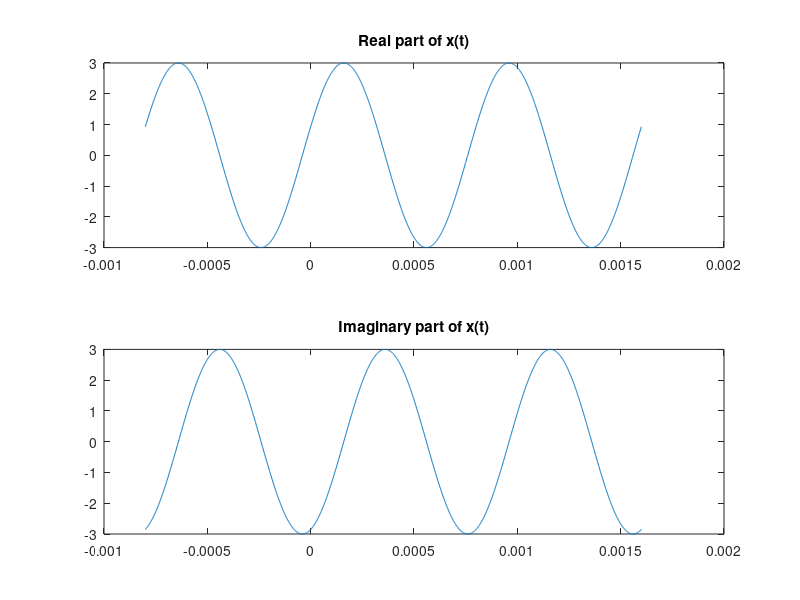

Here is the MATLAB script that generated this plot:
clear; clc;
%%%%%% 3.1 Representation of Sinusoids with Complex Exponentials %%%%%%

% Specify the parameters of the signal
A = 3;
phase = -0.4*pi;
f0 = 1250;
w0 = 2*pi*f0;

% Specify the discrete points the signal will be sampled at
T0 = 1/f0;
t = linspace(-T0,2*T0,2000);

% Create the signal
x = A*exp(j*(w0*t + phase));

subplot(2,1,1)
plot(t,real(x));
title('Real part of x(t)')

subplot(2,1,2)
plot(t,imag(x));
title('Imaginary part of x(t)')